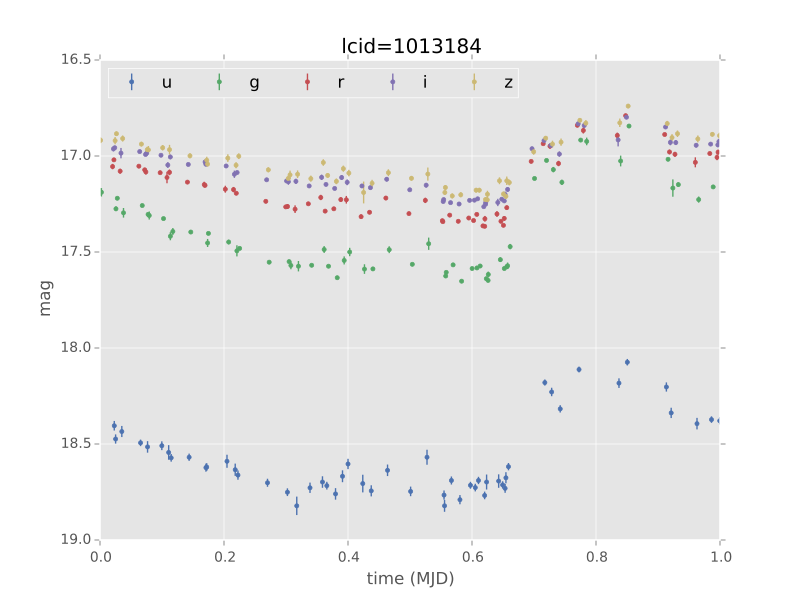

Recreate this plot in Python.
import numpy as np
import matplotlib.pyplot as plt
import matplotlib as mpl

mpl.style.use('ggplot')
mpl.rc('axes', color_cycle=["#4C72B0", "#55A868", "#C44E52",
                            "#8172B2", "#CCB974"])

# Fetch the RRLyrae data
from gatspy import datasets
rrlyrae = datasets.fetch_rrlyrae()

# Select data from the first lightcurve
lcid = rrlyrae.ids[0]
t, mag, dmag, bands = rrlyrae.get_lightcurve(lcid)
period = rrlyrae.get_metadata(lcid)['P']
phase = (t / period) % 1

# Plot the result
fig, ax = plt.subplots()
for band in 'ugriz':
    mask = (bands == band)
    ax.errorbar(phase[mask], mag[mask], dmag[mask], label=band,
                fmt='.', capsize=0)
ax.set(xlabel='time (MJD)', ylabel='mag',
       title='lcid={0}'.format(lcid))
ax.invert_yaxis()
ax.legend(loc='upper left', ncol=5, numpoints=1)
